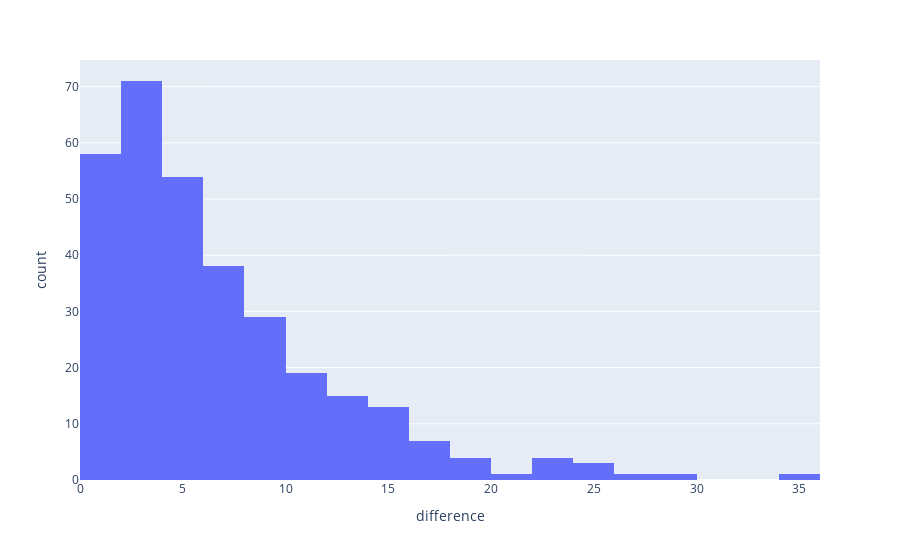

Notebook cell for this chart:
### Code cell
fig = px.histogram(x=predictions['abs_diff'], labels={
    'x': 'difference'
})

# nth percentile difference (Lower number better)
print(predictions.quantile(q=0.75)['abs_diff'])
print('Percent acceptable: ' + str(len(predictions[predictions['abs_diff'] < 5]) / len(predictions) * 100))

fig.show()

### Figure 1 — Plotly figure (JSON) as saved in the notebook; plotly's stock layout.template omitted (floating-point values rounded to 4 significant figures; data arrays with more than 128 entries replaced by an {"elided": "..."} marker saying what was removed)
{"data": [{"alignmentgroup": "True", "bingroup": "x", "hovertemplate": "difference=%{x}<br>count=%{y}<extra></extra>", "legendgroup": "", "marker": {"color": "#636efa", "pattern": {"shape": ""}}, "name": "", "offsetgroup": "", "orientation": "v", "showlegend": false, "type": "histogram", "x": {"elided": "319 float values"}, "xaxis": "x", "yaxis": "y"}], "layout": {"barmode": "relative", "legend": {"tracegroupgap": 0}, "margin": {"t": 60}, "xaxis": {"anchor": "y", "domain": [0, 1], "title": {"text": "difference"}}, "yaxis": {"anchor": "x", "domain": [0, 1], "title": {"text": "count"}}}}
